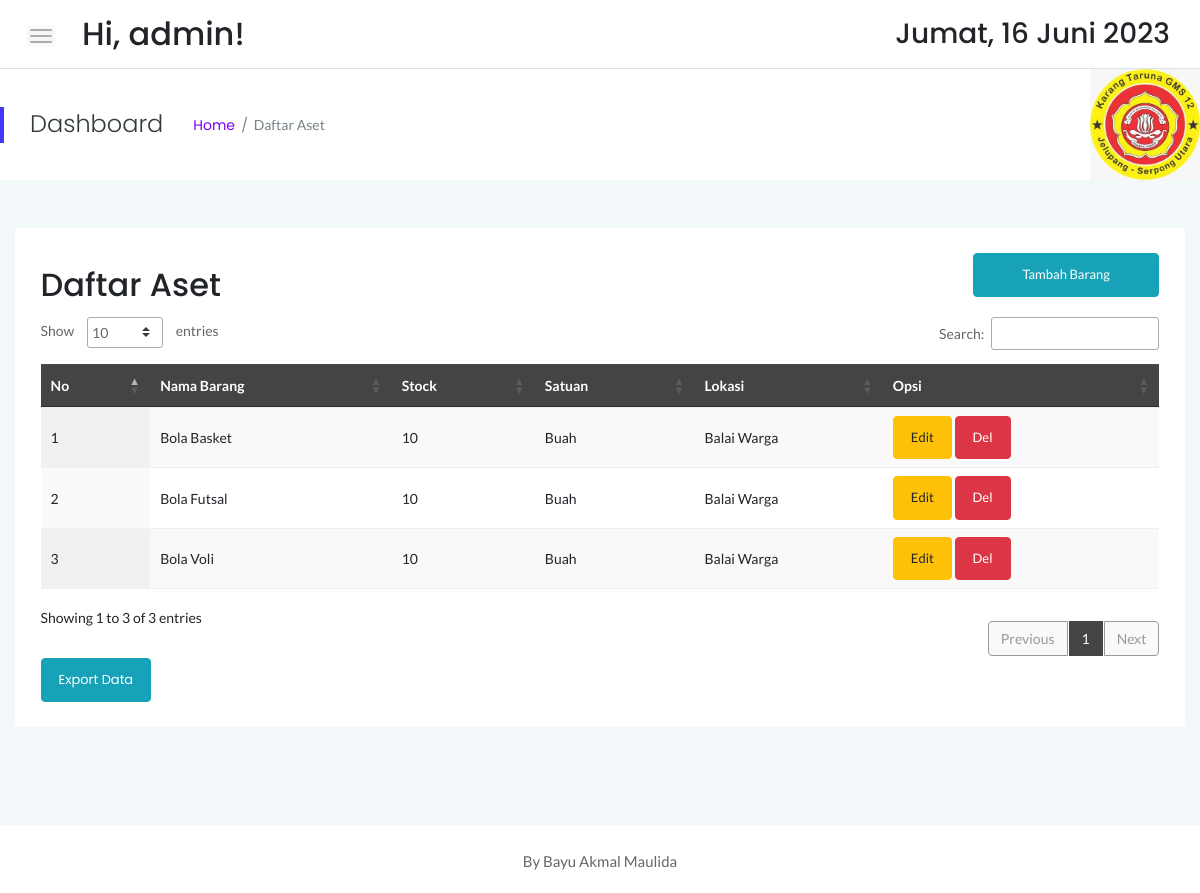
Screenshot of /stock/stock.php (signed in) with the database file from the repository.
### tables this page shows
CREATE TABLE `sstock_brg` (
  `idx` int(11) NOT NULL,
  `nama` varchar(55) NOT NULL,
  `jenis` varchar(30) NOT NULL,
  `merk` varchar(40) NOT NULL,
  `ukuran` varchar(20) NOT NULL,
  `stock` int(12) NOT NULL,
  `satuan` varchar(10) NOT NULL,
  `lokasi` varchar(55) NOT NULL
);

### stock/stock.php (the view, shortened to what this page needs)
<!doctype html>
<html class="no-js" lang="en">
<?php
    include '../dbconnect.php';
	?>
<head>
    <link rel="stylesheet" href="assets/css/bootstrap.min.css">
    <link rel="stylesheet" href="assets/css/font-awesome.min.css">
    <link rel="stylesheet" href="assets/css/themify-icons.css">
    <link rel="stylesheet" href="assets/css/metisMenu.css">
    <link rel="stylesheet" href="assets/css/owl.carousel.min.css">
    <link rel="stylesheet" href="assets/css/slicknav.min.css">
    <link rel="stylesheet" href="https://www.amcharts.com/lib/3/plugins/export/export.css" type="text/css" media="all" />
	<link rel="stylesheet" type="text/css" href="https://cdn.datatables.net/1.10.19/css/jquery.dataTables.min.css">
    <link rel="stylesheet" type="text/css" href="https://cdn.datatables.net/1.10.19/css/jquery.dataTables.css">
    <link rel="stylesheet" type="text/css" href="https://cdn.datatables.net/1.10.18/css/dataTables.bootstrap4.min.css">
    <link rel="stylesheet" type="text/css" href="https://cdn.datatables.net/responsive/2.2.3/css/responsive.bootstrap.min.css">
    <link rel="stylesheet" type="text/css" href="https://cdn.datatables.net/responsive/2.2.3/css/responsive.jqueryui.min.css">
	<link rel="stylesheet" type="text/css" href="https://cdn.datatables.net/buttons/1.5.2/css/buttons.dataTables.min.css">
    <link rel="stylesheet" href="assets/css/typography.css">
    <link rel="stylesheet" href="assets/css/default-css.css">
    <link rel="stylesheet" href="assets/css/styles.css">
    <link rel="stylesheet" href="assets/css/responsive.css">
</head>
<body>
    <div class="page-container">
        <div class="main-content">
            <div class="header-area">
                <div class="row align-items-center">
                    <div class="col-md-6 col-sm-8 clearfix">
                        <div class="nav-btn pull-left">
                            <span></span>
                            <span></span>
                            <span></span>
                        </div>
                        <div class="search-box pull-left">
                            <form action="#">
                                <h2>Hi, <?=$_SESSION['user'];?>!</h2>
                            </form>
                        </div>
                    </div>
                    <div class="col-md-6 col-sm-4 clearfix">
                        <ul class="notification-area pull-right">
                            <li><h3><div class="date">
						</b></div></h3>
						</li>
                        </ul>
                    </div>
                </div>
            </div>
            <div class="page-title-area">
                <div class="row align-items-center">
                    <div class="col-sm-6">
                        <div class="breadcrumbs-area clearfix">
                            <h4 class="page-title pull-left">Dashboard</h4>
                            <ul class="breadcrumbs pull-left">
                                <li><a href="index.php">Home</a></li>
                                <li><span>Daftar Aset</span></li>
                            </ul>
                        </div>
                    </div>
                    <div class="col-sm-6 clearfix">
                        <div class="user-profile pull-right" style="color:black; padding:0px;">
                            <img src="logokartar.jpg" width="110px" class="user-name dropdown-toggle" data-toggle="dropdown"\>
                        </div>
                    </div>
                </div>
            </div>
            <div class="main-content-inner">
                <div class="row mt-5 mb-5">
                    <div class="col-12">
                        <div class="card">
                            <div class="card-body">
                                <div class="d-sm-flex justify-content-between align-items-center">
									<h2>Daftar Aset</h2>
									<button style="margin-bottom:20px" data-toggle="modal" data-target="#myModal" class="btn btn-info col-md-2"><span class="glyphicon glyphicon-plus"></span>Tambah Barang</button>
                                </div>
                                    <div class="data-tables datatable-dark">
										 <table id="dataTable3" class="display" style="width:100%"><thead class="thead-dark">
											<tr>
												<th>No</th>
												<th>Nama Barang</th>
												<th>Stock</th>
												<th>Satuan</th>
												<th>Lokasi</th>
												<th>Opsi</th>
											</tr></thead><tbody>
											<?php
											$brgs=mysqli_query($conn,"SELECT * from sstock_brg order by nama ASC");
											$no=1;
											while($p=mysqli_fetch_array($brgs)){
                                                $idb = $p['idx'];
												?>
												<tr>
													<td><?php echo $no++ ?></td>
													<td><?php echo $p['nama'] ?></td>
													<td><?php echo $p['stock'] ?></td>
													<td><?php echo $p['satuan'] ?></td>
													<td><?php echo $p['lokasi'] ?></td>
                                                    <td><button data-toggle="modal" data-target="#edit<?=$idb;?>" class="btn btn-warning">Edit</button> <button data-toggle="modal" data-target="#del<?=$idb;?>" class="btn btn-danger">Del</button></td>
												</tr>
												<?php
											}
											?>
										</tbody>
										</table>
                                    </div>
									<a href="exportstkbhn.php" target="_blank" class="btn btn-info">Export Data</a>
                                </div>
                            </div>
                        </div>
                    </div>
                </div>
            </div>
        </div>
        <footer>
            <div class="footer-area">
                <p>By Bayu Akmal Maulida</p>
            </div>
        </footer>
</body>
</html>

### stock/assets/css/typography.css (style rules this page uses)
body { font-size: 14px; font-family: 'Lato', sans-serif; }
h1, h2, h3, h4, h5, h6 { margin: 0; font-family: 'Poppins', sans-serif; }
p { font-family: 'Lato', sans-serif; font-size: 15px; line-height: 26px; color: #444; margin-bottom: 0; }
a, a:visited { text-decoration: none; transition: all 0.3s ease-in-out; -webkit-transition: all 0.3s ease-in-out; -moz-transition: all 0.3s ease-in-out; -o-transition: all 0.3s ease-in-out; outline: 0; font-family: 'Poppins', sans-serif; }
ul, ol { margin-bottom: 0px; margin-top: 0px; padding: 0; }
ul { margin: 0; list-style-type: none; }
button { cursor: pointer; outline: none!important; letter-spacing: 0; }

### stock/assets/css/default-css.css (style rules this page uses)
* { margin: 0; padding: 0; box-sizing: border-box; }
*, *:before, *:after { -moz-box-sizing: border-box; -webkit-box-sizing: border-box; box-sizing: border-box; }
html { -webkit-font-smoothing: antialiased; }
body { background: #fff; font-weight: normal; -webkit-font-smoothing: antialiased; -webkit-text-size-adjust: 100%; }
img { max-width: 100%; height: auto; }
:root { --primary-color: #4336FB; }

### stock/assets/css/styles.css (style rules this page uses)
.page-container { width: 100%; height: 100%; min-height: 100vh; padding-left: 280px; -webkit-transition: padding-left 0.3s ease 0s; transition: padding-left 0.3s ease 0s; }
.card { border: none; border-radius: 4px; background-color: #fff; -webkit-transition: all 0.3s ease 0s; transition: all 0.3s ease 0s; }
.card-body { padding: 25.6px; padding: 1.6rem; }
.main-content { width: 100%; background: #F3F8FB; }
.main-content-inner { padding: 0 30px 50px; }
.header-area { padding: 15px 30px; background: #fff; border-bottom: 1px solid #d8e3e7; }
.nav-btn { margin-right: 30px; margin-top: 10px; cursor: pointer; }
.nav-btn span { display: block; width: 22px; height: 2px; background: #b3aaaa; margin: 4px 0; border-radius: 15px; -webkit-transition: all 0.3s ease 0s; transition: all 0.3s ease 0s; box-shadow: 0 0 0 4px rgba(99, 96, 96, 0.03); }
.search-box form { position: relative; }
.notification-area { -webkit-user-select: none; -moz-user-select: none; -ms-user-select: none; user-select: none; position: relative; z-index: 1; }
.notification-area li { display: inline-block; margin-left: 20px; cursor: pointer; -webkit-user-select: none; -moz-user-select: none; -ms-user-select: none; user-select: none; }
.page-title-area { padding: 0 30px; background: #fff; position: relative; }
.page-title-area:before { content: ''; position: absolute; left: 0; top: 50%; width: 4px; height: 36px; background: var(--primary-color); -webkit-transform: translateY(-50%); transform: translateY(-50%); }
.page-title { font-size: 24px; font-weight: 300; color: #313b3d; letter-spacing: 0; margin-right: 30px; }
ul.breadcrumbs { margin-top: 4px; }
.breadcrumbs li { display: inline-block; }
.breadcrumbs li a, .breadcrumbs li span { display: block; font-size: 14px; font-weight: 400; color: #7801ff; letter-spacing: 0; margin-right: 16px; position: relative; }
.breadcrumbs li a:before { content: '/'; color: #768387; position: absolute; right: -13px; top: 0; }
.breadcrumbs li span { margin-right: 0; color: #768387; text-transform: capitalize; }
.user-profile { margin-right: -30px; display: -webkit-box; display: -ms-flexbox; display: flex; -webkit-box-align: center; -ms-flex-align: center; align-items: center; -ms-flex-wrap: wrap; flex-wrap: wrap; background: -webkit-linear-gradient(left, #8914fe 0%, #8063f5 100%); background: linear-gradient(to right, #8914fe 0%, #8063f5 100%); padding: 17px 38px; position: relative; }
.user-name { font-size: 17px; font-weight: 500; color: #fff; letter-spacing: 0; cursor: pointer; -webkit-user-select: none; -moz-user-select: none; -ms-user-select: none; user-select: none; }
.notification-area .dropdown-toggle, .user-name.dropdown-toggle { position: relative; }
.notification-area .dropdown-toggle:after, .user-name.dropdown-toggle:after { display: none; }
.footer-area { text-align: center; padding: 23px 0 19px; background: #fff; }
.footer-area p { color: #676666; margin-bottom: 0; }
.btn { padding: 11px 17px; font-size: 13px; letter-spacing: 0; }
table tr th { border-bottom: none; }
table tr th, table tr td { border-top: 1px solid rgba(120, 130, 140, 0.13) !important; }
table.dataTable.no-footer { border-bottom: 1px solid rgba(120, 130, 140, 0.13) !important; }
table.dataTable thead th, table.dataTable thead td { border-bottom-color: transparent; }
.datatable-dark thead { background: #444; color: #fff; }

### rows the page displays
sstock_brg: nama "Bola Basket", stock "10", satuan "Buah", lokasi "Balai Warga"
sstock_brg: nama "Bola Futsal", stock "10", satuan "Buah", lokasi "Balai Warga"
sstock_brg: nama "Bola Voli", stock "10", satuan "Buah", lokasi "Balai Warga"

### other values shown
$_SESSION['user'] "admin"
